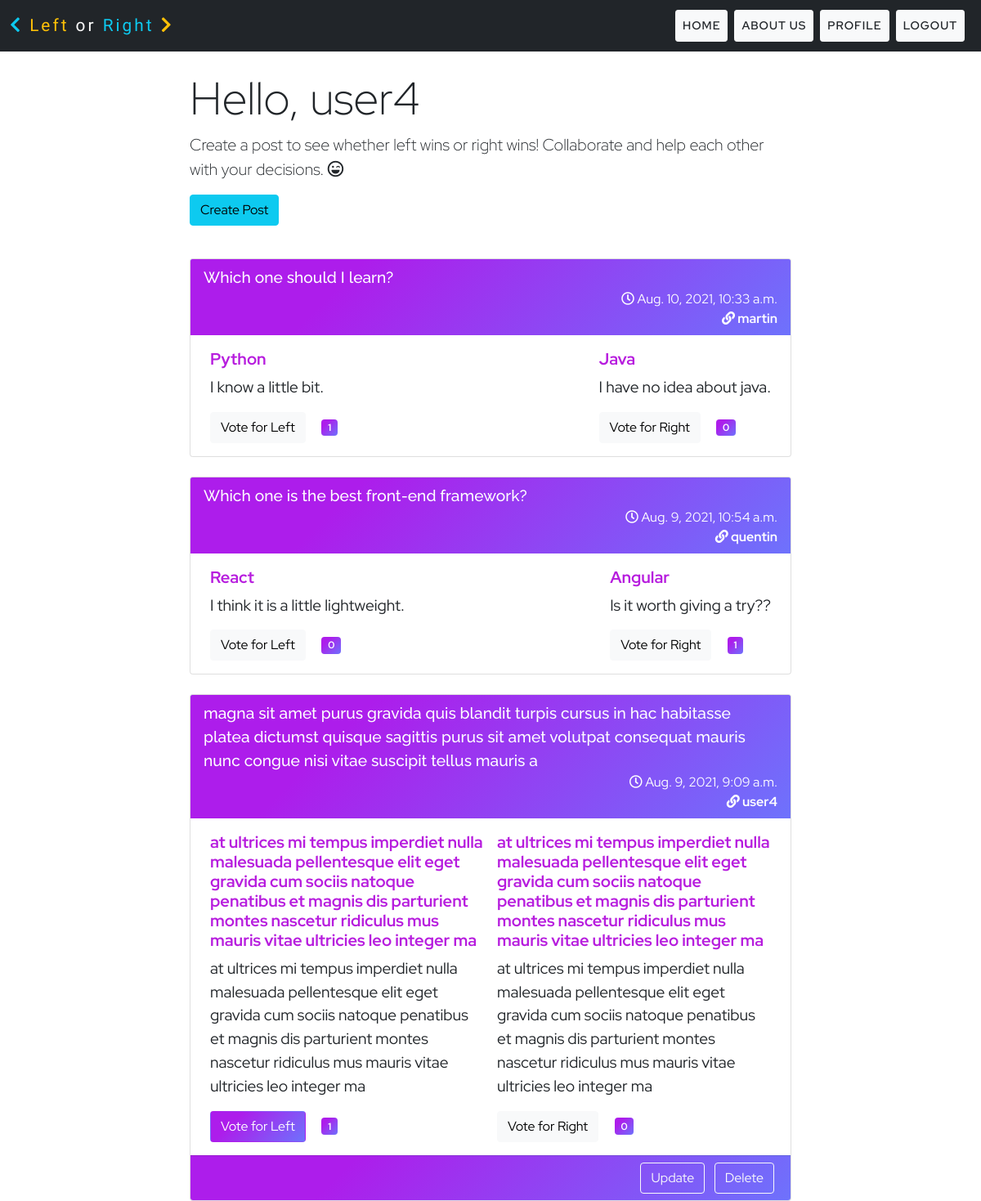
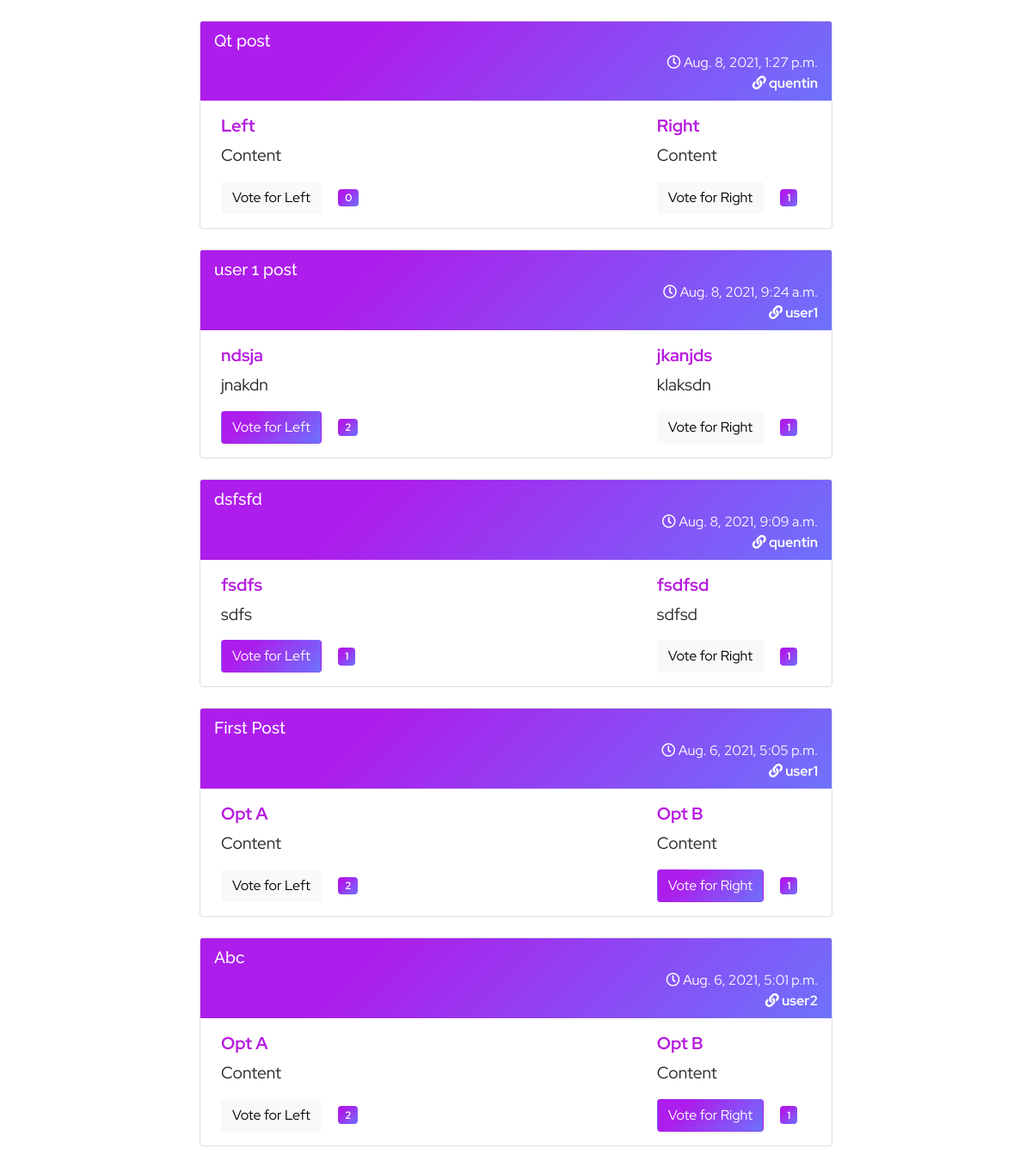
The page /home/ (signed in) on the database its author committed (2 pictures, top to bottom).
### feed/models.py (models this page shows, shortened)
class Post(models.Model):
    title = models.CharField(max_length=250)
    datetime = models.DateTimeField(default=timezone.now)
    uname = models.ForeignKey(User, on_delete=models.CASCADE)
    left_title = models.CharField(max_length=200, default='')
    left_content = models.CharField(max_length=200, default='')
    left_vote = models.ManyToManyField(User, blank=True, related_name='left_vote')
    right_title = models.CharField(max_length=200, default='')
    right_content = models.CharField(max_length=200, default='')
    right_vote = models.ManyToManyField(User, blank=True, related_name='right_vote')

### feed/views.py (the view)
# urls.py: path('home/', PostListView.as_view(), name='home'),
class PostListView(LoginRequiredMixin, ListView):
    model = Post
    template_name = 'feed/home.html'
    ordering = ['-datetime']

### feed/templates/feed/home.html (shortened to what this page needs)
{% extends 'feed/base.html' %}
{% block content %}
<div class="container">
    <div class="row my-4 justify-content-center">
        <div class="col-md-8">
            <div class="jumbotron">
                <h1 class="display-4">Hello, {{user.username}}</h1>
                <p class="lead">Create a post to see whether left wins or right wins! Collaborate and help each other
                    with your decisions. <i class="far fa-laugh-wink"></i></p>
                <p class="lead">
                    <a class="btn btn-info btn-md" href="{% url 'create_post' %}" role="button">Create Post</a>
                </p>
            </div>
        </div>
    </div>
    {% for post in object_list %}
    <div class="row my-4">
        <div class="col-md-8 mx-auto">
            <div class="card">
                <div class="card-header bg-purple text-white border-white">
                    <div class="post-title">{{post.title}}</div>
                    <div class="text-end date"><i class="far fa-clock"></i> {{post.datetime}}
                        <div><a href="{% url 'public_profile' post.uname.id %}"><i class="fas fa-link"></i>
                                {{post.uname}}</a></div>
                    </div>
                </div>
                <div class="card-body d-flex justify-content-between">
                    <div class="mx-2">
                        <h5 class="card-title text-purple">{{post.left_title}}</h5>
                        <p class="card-text">{{post.left_content}}</p>
                        <form action="{% url 'left_vote_post' post.pk %}" method="POST" class="left-vote-form"
                            id="{{post.id}}">
                            {% if user in post.left_vote.all %}
                            <button class="btn btn-purple" id="left-vote-btn{{post.id}}" type="submit">Vote for Left</button>
                            <div id="left-vote-count{{post.id}}"
                                class="badge bg-purple mx-3">{{post.left_vote.count}}</div>
                            {% else %}
                            <button class="btn btn-light" id="left-vote-btn{{post.id}}" type="submit">Vote for Left</button>
                            <div id="left-vote-count{{post.id}}"
                                class="badge bg-purple mx-3">{{post.left_vote.count}}</div>
                            {% endif %}
                        </form>
                    </div>
                    <div class="mx-2">
                        <h5 class="card-title text-purple">{{post.right_title}}</h5>
                        <p class="card-text">{{post.right_content}}</p>
                        <form action="{% url 'right_vote_post' post.pk %}" class="right-vote-form" method="POST"
                            id="{{post.id}}">
                            {% if user in post.right_vote.all %}
                            <button class="btn btn-purple" id="right-vote-btn{{post.id}}" type="submit">Vote for Right</button>
                            <div id="right-vote-count{{post.id}}"
                                class="badge bg-purple mx-3">{{post.right_vote.count}}</div>
                            {% else %}
                            <button class="btn btn-light" id="right-vote-btn{{post.id}}" type="submit">Vote for Right</button>
                            <div id="right-vote-count{{post.id}}"
                                class="badge bg-purple mx-3">{{post.right_vote.count}}</div>
                            {% endif %}
                        </form>
                    </div>
                </div>
                {% if post.uname == user %}
                <div class="card-footer bg-purple text-end">
                    <a href="{% url 'update_post' post.id %}" class="btn btn-outline-light mx-1">Update</a>
                    <a href="{% url 'delete_post' post.id %}" class="btn btn-outline-light mx-1">Delete</a>
                </div>
                {% endif %}
            </div>
        </div>
    </div>
    {% endfor %}
</div>
{% endblock %}

### feed/static/css/main.css (style rules this page uses)
.jumbotron { font-family: 'Red Hat Display', sans-serif; }
.card { font-family: 'Red Hat Display', sans-serif; }
.post-title { font-size: 1.2em; font-family: 'Raleway', sans-serif; font-weight: 500; }
.date { color: white; }
.date a { text-decoration: none; font-weight: bold; color: #fff; }
.bg-purple { background-color: #6e72fc; background-image: linear-gradient(315deg, #6e72fc 0%, #ad1deb 74%); }
.text-purple { color: #B71DDE; }
.card-title { font-weight: bold; }
.btn-purple { background-color: #6e72fc; background-image: linear-gradient(315deg, #6e72fc 0%, #ad1deb 74%); outline-color: linear-gradient(315deg, #6e72fc 0%, #ad1deb 74%); border-color: linear-gradient(315deg, #6e72fc 0%, #ad1deb 74%); color: white; }
p { font-size: 1.2em; }

### rows shown on the page
Post: title "Which one should I learn?", datetime "Aug. 10, 2021, 10:33 a.m.", uname "martin", left_title "Python", left_content "I know a little bit.", left_vote.count "1", right_title "Java", right_content "I have no idea about java.", right_vote.count "0"
Post: title "Which one is the best front-end framework?", datetime "Aug. 9, 2021, 10:54 a.m.", uname "quentin", left_title "React", left_content "I think it is a little lightweight.", left_vote.count "0", right_title "Angular", right_content "Is it worth giving a try??", right_vote.count "1"
Post: title "magna sit amet purus gravida quis blandit turpis cursus in hac habitasse platea dictumst quisque sagittis purus sit amet volutpat consequat mauris nunc congue nisi vitae suscipit tellus mauris a", datetime "Aug. 9, 2021, 9:09 a.m.", uname "user4", left_title "at ultrices mi tempus imperdiet nulla malesuada pellentesque elit eget gravida cum sociis natoque penatibus et magnis dis parturient montes nascetur ridiculus mus mauris vitae ultricies leo integer ma", left_content "at ultrices mi tempus imperdiet nulla malesuada pellentesque elit eget gravida cum sociis natoque penatibus et magnis dis parturient montes nascetur ridiculus mus mauris vitae ultricies leo integer ma", left_vote.count "1", right_title "at ultrices mi tempus imperdiet nulla malesuada pellentesque elit eget gravida cum sociis natoque penatibus et magnis dis parturient montes nascetur ridiculus mus mauris vitae ultricies leo integer ma", right_content "at ultrices mi tempus imperdiet nulla malesuada pellentesque elit eget gravida cum sociis natoque penatibus et magnis dis parturient montes nascetur ridiculus mus mauris vitae ultricies leo integer ma", right_vote.count "0", shows "Update"
Post: title "Qt post", datetime "Aug. 8, 2021, 1:27 p.m.", uname "quentin", left_title "Left", left_content "Content", left_vote.count "0", right_title "Right", right_content "Content", right_vote.count "1"
Post: title "user 1 post", datetime "Aug. 8, 2021, 9:24 a.m.", uname "user1", left_title "ndsja", left_content "jnakdn", left_vote.count "2", right_title "jkanjds", right_content "klaksdn", right_vote.count "1"
Post: title "dsfsfd", datetime "Aug. 8, 2021, 9:09 a.m.", uname "quentin", left_title "fsdfs", left_content "sdfs", left_vote.count "1", right_title "fsdfsd", right_content "sdfsd", right_vote.count "1"
Post: title "First Post", datetime "Aug. 6, 2021, 5:05 p.m.", uname "user1", left_title "Opt A", left_content "Content", left_vote.count "2", right_title "Opt B", right_content "Content", right_vote.count "1"
Post: title "Abc", datetime "Aug. 6, 2021, 5:01 p.m.", uname "user2", left_title "Opt A", left_content "Content", left_vote.count "2", right_title "Opt B", right_content "Content", right_vote.count "1"

### other values the page prints
{{ user.username }} "user4"
